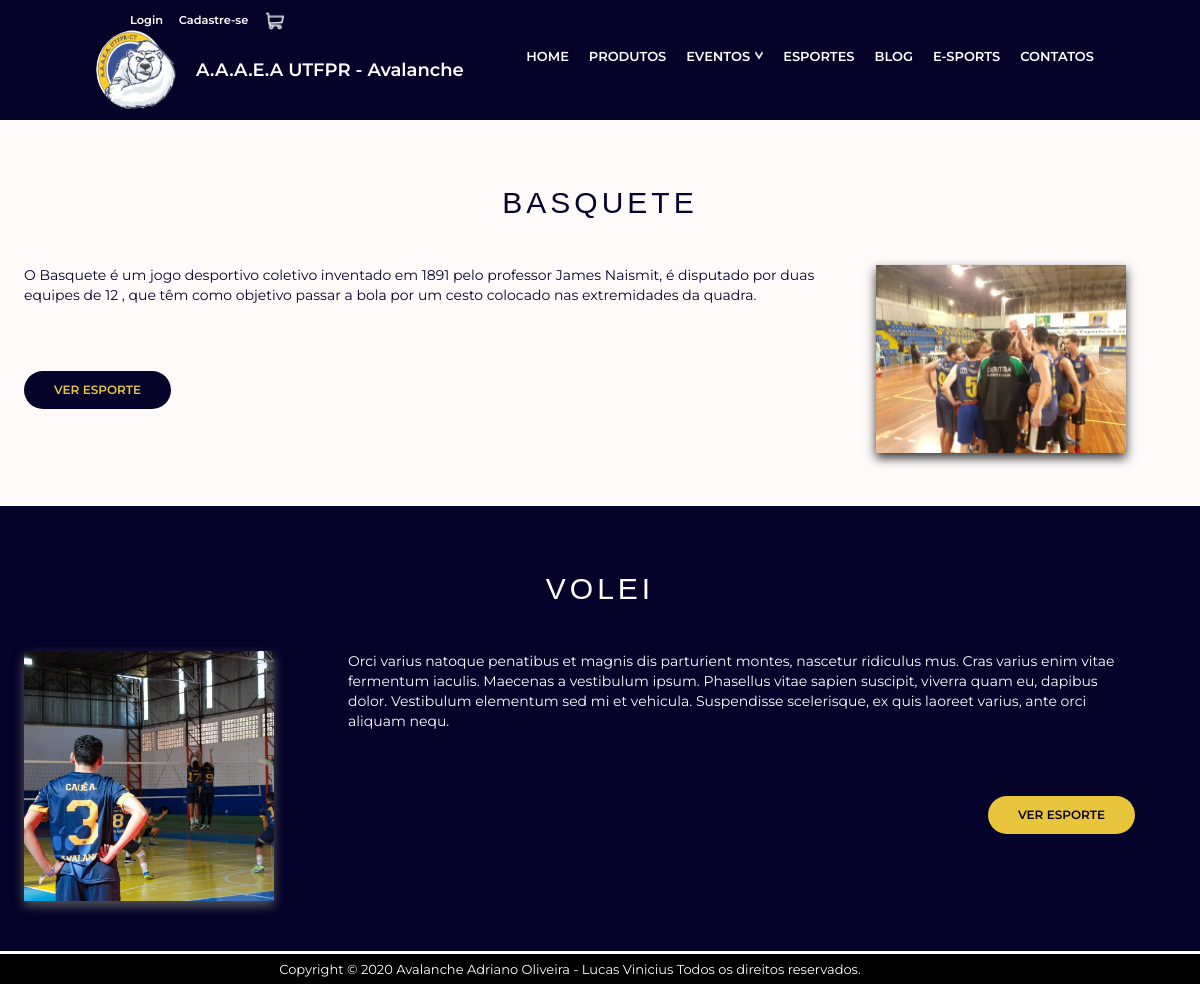
The page /Esportes/ on the database its author committed.
### Avalancheutfpr/models.py (models this page shows, shortened)
class modalidades(models.Model):
    status = (('Ativo', 'Ativo'), ('Encerrado', 'Encerrado'),)
    name = models.CharField(max_length=30,null=False,blank=False,verbose_name='Nome')
    previa = models.TextField(null=False, blank=False, verbose_name='Prévia')
    descricao = models.TextField(null=False,blank=False,verbose_name='Descrição')
    image = StdImageField(upload_to=get_file_path, null=False, blank=False)
    slug = AutoSlugField(populate_from='name')
    pub_date = models.DateField(auto_now_add=True,verbose_name='Data de publicação')
    Status = models.CharField(max_length=30, null=True, blank=True, choices=status, default='Ativo')
    class Meta:
        verbose_name='Modalidade'
        verbose_name_plural = 'Modalidades'
        ordering = ['name']

### Avalancheutfpr/views.py (the view)
# urls.py: path('Esportes/', Esportes.as_view(), name='Esportes'),
class Esportes(TemplateView):
    template_name = 'Esportes.html'
    def get_context_data(self, **kwargs):
        context = super(Esportes,self).get_context_data(**kwargs)
        context['Modalidades'] = modalidades.objects.all().order_by('name')
        return context

### Avalancheutfpr/templates/Esportes.html (shortened to what this page needs)
{% extends 'Base.html' %}
{%load static%}
{%load bootstrap4 %}
{%block body%}
<main class="esportes-area">
    {% for modalidade in Modalidades %}
    {%if forloop.counter|divisibleby:"2" %}
	<section class="default-esportes dark-esportes">
		<div class="section-title-esportes">{{modalidade.name}}</div>
		<div class="section-body-esportes">
	    	<div class="section-esportes">
	    		<div class="section-esportes--right---esquerda">
	            	<img src="{{modalidade.image.url}}" />
	        	</div>
	    		<div class="section-esportes--left---esquerda">
	                <p> {{modalidade.previa}}</p>
	                <br/>
	                <a href="{%url 'Modalidades_View' modalidade.slug %}" class="section-button-dark">Ver esporte</a>
	            </div>
	        </div>
	   	</div>
	</section>
    {%else%}
	<section class="default-esportes light-esportes">
		<div class="section-title-esportes">{{modalidade.name}}</div>
		<div class="section-body-esportes">
	    	<div class="section-esportes">
	    		<div class="section-esportes--left">
	                <p>{{modalidade.previa}}</p>
	                <br/>
	                <a href="{%url 'Modalidades_View' modalidade.slug %}" class="section-button-light">Ver esporte</a>
	            </div>
	        	<div class="section-esportes--right">
	            	<img src="{{modalidade.image.url}}" />
	        	</div>
	        </div>
	   	</div>
	</section>
    {%endif%}
    {%endfor%}
</main>
{%endblock%}

### Avalancheutfpr/static/css/style.css (style rules this page uses)
* { margin:0; padding:0; box-sizing:border-box; }
body { font-family:'Montserrat', Arial, Helvetica, sans-serif; font-size:13px; overflow-x:hidden; }
.section-button-dark { display:inline-block; background-color:#E9C53C; color:#050329; text-transform: uppercase; font-size:12px; font-weight:600; text-decoration: none; padding:10px 30px; margin-top:30px; border-radius:20px; margin-left: 640px; }
.section-button-light { display:inline-block; background-color:#050329; color:#E9C53C; text-transform: uppercase; font-size:12px; font-weight:600; text-decoration: none; padding:10px 30px; margin-top:30px; border-radius:20px; }
.esportes-area { min-height:77.5vh; }
.default-esportes { padding-top:50px; padding-bottom:50px; border-bottom: 3px solid #fff; }
.default-esportes .section-title-esportes { text-align:center; text-transform: uppercase; font-family:'Road_Rage', Arial, Helvetica, sans-serif; }
.default-esportes .section-title-esportes { font-size:30px; margin-top:10px; margin-bottom:40px; font-family:'Road_Rage', Arial, Helvetica, sans-serif; letter-spacing:4px; }
.default-esportes.light-esportes { background-color:#FFFAFA; }
.default-esportes.light-esportes .section-title-esportes, .default-esportes.light-esportes .section-body-esportes { color:#050329; }
.default-esportes.dark-esportes { background-color:#050329; }
.default-esportes.dark-esportes .section-title-esportes, .default-esportes.dark-esportes .section-body-esportes { color:white; }
.section-esportes { display:flex; }
.section-esportes--left---esquerda { flex:1; }
.section-esportes--left---esquerda p { max-width: 790px; font-size:14px; line-height:20px; }
.section-esportes--right---esquerda { width:300px; text-align:left; margin-right:2%; margin-left:2%; }
.section-esportes--right---esquerda img { width:250px; box-shadow:0px 5px 10px #555; }
.section-esportes--left { flex:1; margin-left:2%; }
.section-esportes--left p { font-size:14px; line-height:20px; }
.section-esportes--right { width:350px; text-align:center; margin-right:2%; }
.section-esportes--right img { width:250px; box-shadow:0px 5px 10px #333; }

### rows shown on the page
modalidades: name "BASQUETE", previa "O Basquete é um jogo desportivo coletivo inventado em 1891 pelo professor James Naismit, é disputado por duas equipes de 12 , que têm como objetivo passar a bola por um cesto colocado nas extremidades da quadra.", image (picture)
modalidades: name "VOLEI", image (picture), previa "Orci varius natoque penatibus et magnis dis parturient montes, nascetur ridiculus mus. Cras varius enim vitae fermentum iaculis. Maecenas a vestibulum ipsum. Phasellus vitae sapien suscipit, viverra quam eu, dapibus dolor. Vestibulum elementum sed mi et vehicula. Suspendisse scelerisque, ex quis laoreet varius, ante orci aliquam nequ."
